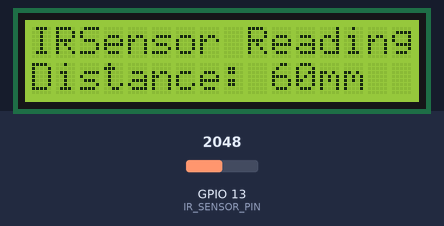
Bench run of a sketch on a simulated ESP32. On the bench: 16×2 character LCD. Inputs (shaded band) come from the test bench; at power-on: GPIO 13 (IR_SENSOR_PIN) = 2048. What the sketch prints to the serial monitor is not drawn.

Above: at 1.2 s.
1.3 s: GPIO 13 (IR_SENSOR_PIN) set to 358
At 2.7 s:
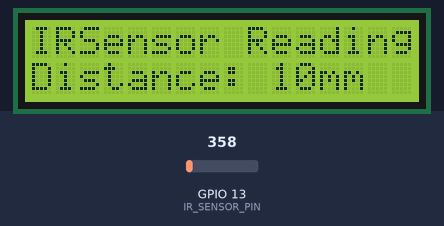
3.1 s: GPIO 13 (IR_SENSOR_PIN) set to 321
At 4.2 s:
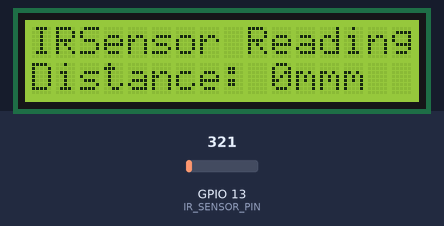
4.6 s: GPIO 13 (IR_SENSOR_PIN) set to 1228
At 5.5 s:
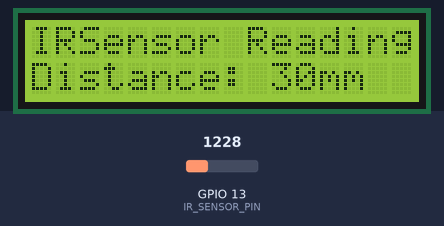
6.2 s: GPIO 13 (IR_SENSOR_PIN) set to 0
At 7.0 s:
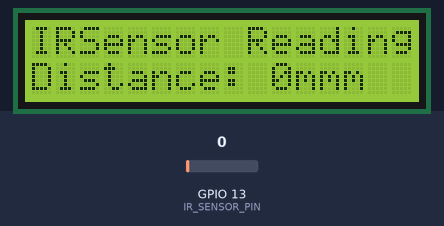
7.7 s: GPIO 13 (IR_SENSOR_PIN) set to 491
At 8.4 s:
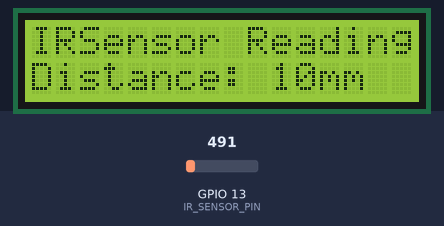
Timing chart, 0 to 10.2 s (numbered marks = the images above; inputs shaded):
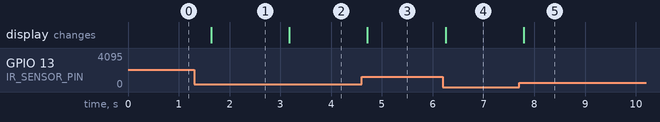

The sketch:

lcdi2c.ino
```cpp
#include <LiquidCrystal_I2C.h>
#include <Arduino.h>
#include <Wire.h>
const int IR_SENSOR_PIN = 13;  // Analog pin for IR sensor

LiquidCrystal_I2C lcd(0x27, 16, 2);

void setup() {
  Serial.begin(115200);
  Wire.begin();
  lcd.init();
  lcd.backlight();
  pinMode(IR_SENSOR_PIN, INPUT);
  lcd.print("IRSensor Reading");
  lcd.setCursor(0, 0);  // Set cursor to column 0, row 0
}


void loop() {
  int sensorValue = analogRead(IR_SENSOR_PIN);

  int distance = map(sensorValue, 0, 4095, 0, 12);
  distance = distance * 10;
  lcd.setCursor(0, 1);
  lcd.print("Distance: ");
  lcd.print(distance);
  lcd.print("mm");

  Serial.print("Sensor Value: ");
  Serial.print(sensorValue);
  Serial.print(" | Distance: ");
  Serial.print(distance);
  Serial.println("mm");

  delay(500);
}
```

Measured:
- the behaviour switches between 342 and 341 on GPIO 13 (IR_SENSOR_PIN) (found by bisection; images 1 and 2)
- after the input at 1.3 s, the display: changes after 0.33 s (image 1)
- after the input at 3.1 s, the display: changes after 0.08 s (image 2)
- after the input at 4.6 s, the display: changes after 0.11 s (image 3)
- after the input at 6.2 s, the display: changes after 0.06 s (image 4)
- after the input at 7.7 s, the display: changes after 0.10 s (image 5)
